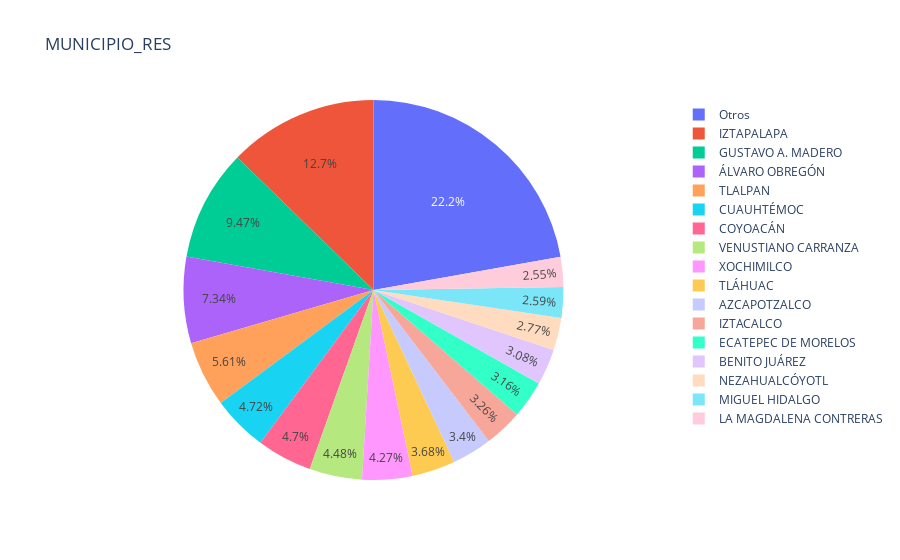

Notebook code for this chart:
### Code cell
def pie_chart(data, col, label = 'Otros', alpha = 0.05, pct = True, colname = None):
    import plotly.express as px
    data = pd.DataFrame(data[col].value_counts(pct))
    if colname == None:
        colname = col + '_new'
    data[colname] = data.index
    data.loc[data[col] < alpha, colname] = label
    data = data[[col, colname]].groupby(colname).sum()
    fig = px.pie(data, values = col, names = data.index, title = col)
    fig.show()
pie_chart(df_mexico,col="MUNICIPIO_RES",alpha=0.02)

### Figure 1 — Plotly figure (JSON) as saved in the notebook; plotly's stock layout.template omitted (floating-point values rounded to 4 significant figures)
{"data": [{"domain": {"x": [0, 1], "y": [0, 1]}, "hovertemplate": "MUNICIPIO_RES_new=%{label}<br>MUNICIPIO_RES=%{value}<extra></extra>", "labels": ["AZCAPOTZALCO", "BENITO JUÁREZ", "COYOACÁN", "CUAUHTÉMOC", "ECATEPEC DE MORELOS", "GUSTAVO A. MADERO", "IZTACALCO", "IZTAPALAPA", "LA MAGDALENA CONTRERAS", "MIGUEL HIDALGO", "NEZAHUALCÓYOTL", "Otros", "TLALPAN", "TLÁHUAC", "VENUSTIANO CARRANZA", "XOCHIMILCO", "ÁLVARO OBREGÓN"], "legendgroup": "", "name": "", "showlegend": true, "type": "pie", "values": [0.03399, 0.03076, 0.04702, 0.04725, 0.03164, 0.09467, 0.03255, 0.1271, 0.02553, 0.02593, 0.02774, 0.222, 0.05608, 0.03678, 0.04483, 0.04267, 0.07341]}], "layout": {"legend": {"tracegroupgap": 0}, "title": {"text": "MUNICIPIO_RES"}}}
